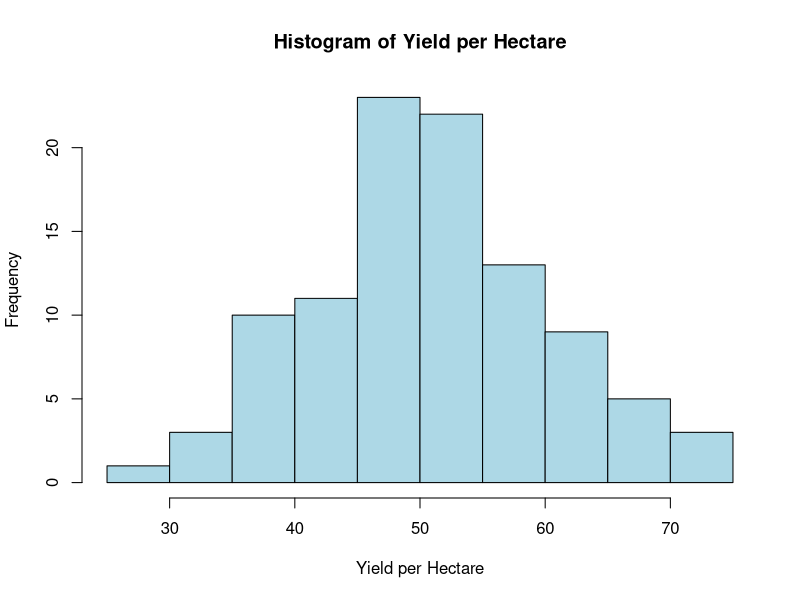
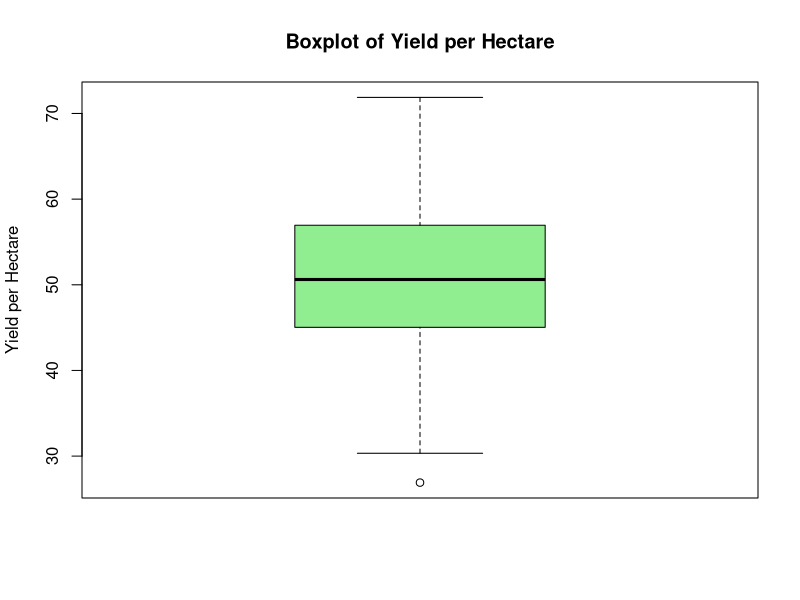
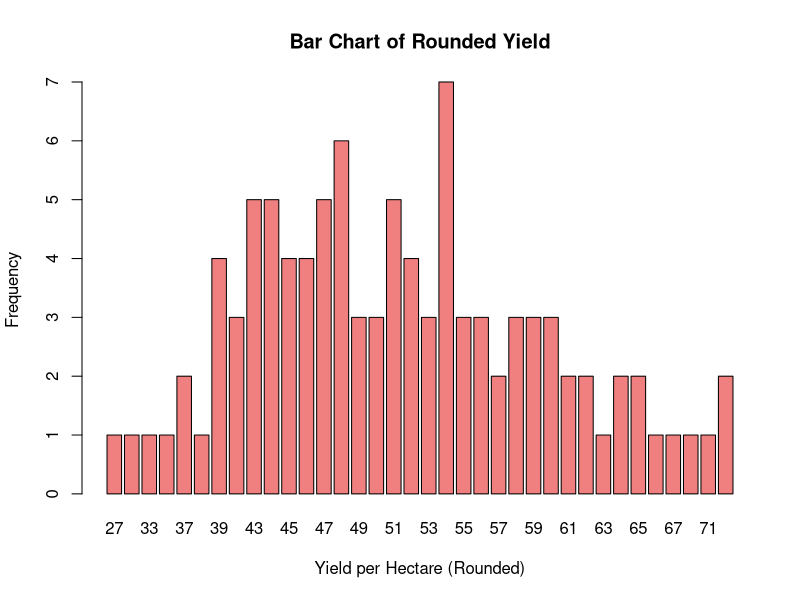

R code for these plots, in order:
## ---- chunk 1
install.packages("ggplot2")
## ---- chunk 2
library(ggplot2)
## ---- chunk 3
# Generate fake continuous data (e.g., "yield per hectare")
set.seed(123)  # For reproducibility
yield_data <- rnorm(100, mean = 50, sd = 10)  # 100 observations, mean=50, sd=10

# Display the first few rows of the data
head(yield_data)

## ---- chunk 4
# Measures of Central Tendency
mean_yield <- mean(yield_data)
median_yield <- median(yield_data)
mode_yield <- as.numeric(names(sort(table(yield_data), decreasing = TRUE)[1]))

cat("Mean:", mean_yield, "\n")
cat("Median:", median_yield, "\n")
cat("Mode:", mode_yield, "\n")

# Measures of Dispersion
sd_yield <- sd(yield_data)  # Standard deviation
variance_yield <- var(yield_data)  # Variance
range_yield <- range(yield_data)  # Range (minimum and maximum)
amplitude_yield <- diff(range_yield)  # Absolute range

cat("Standard Deviation:", sd_yield, "\n")
cat("Variance:", variance_yield, "\n")
cat("Range:", amplitude_yield, "\n")

# Separating Measures
quartiles_yield <- quantile(yield_data, probs = c(0.25, 0.5, 0.75))  # Quartiles
percentiles_yield <- quantile(yield_data, probs = seq(0.1, 1, by = 0.1))  # Deciles or Percentiles

cat("Quartiles:", quartiles_yield, "\n")
cat("Percentiles (Deciles):", percentiles_yield, "\n")
## ---- chunk 5
# Histogram
hist(yield_data, main = "Histogram of Yield per Hectare", 
     xlab = "Yield per Hectare", ylab = "Frequency", 
     col = "lightblue", border = "black")

# Boxplot
boxplot(yield_data, main = "Boxplot of Yield per Hectare", 
        ylab = "Yield per Hectare", col = "lightgreen")

# Bar chart for the frequency of rounded values
rounded_yield <- round(yield_data)
yield_table <- table(rounded_yield)
barplot(yield_table, main = "Bar Chart of Rounded Yield", 
        xlab = "Yield per Hectare (Rounded)", ylab = "Frequency", 
        col = "lightcoral", border = "black")

cat("Exploratory analysis completed.\n")
